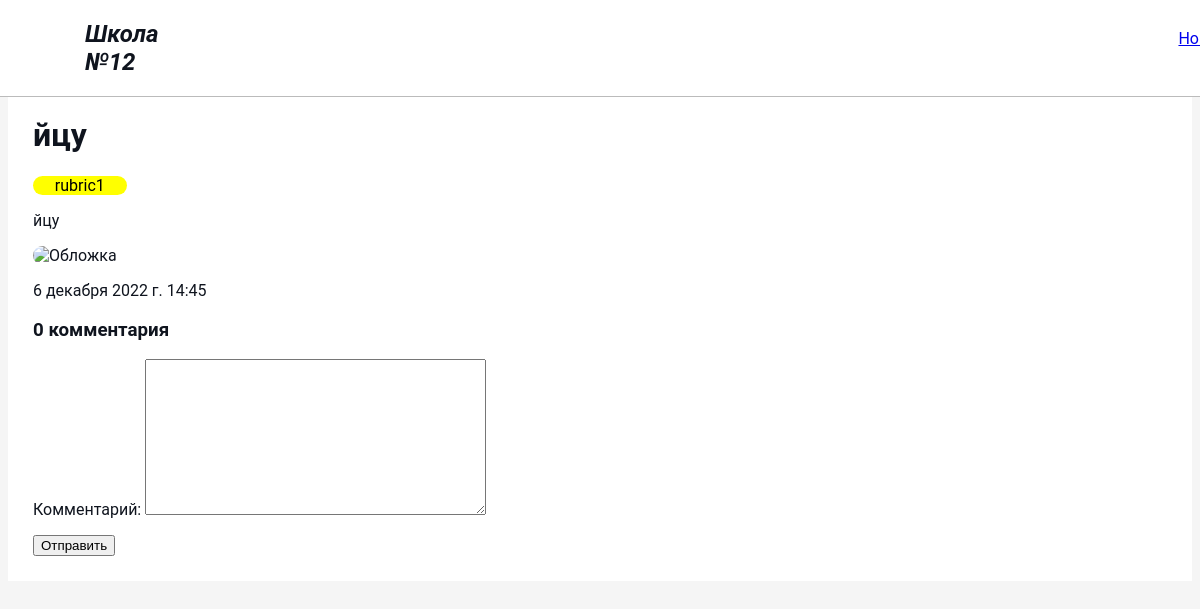
The page /news/5 on the database as committed earlier.
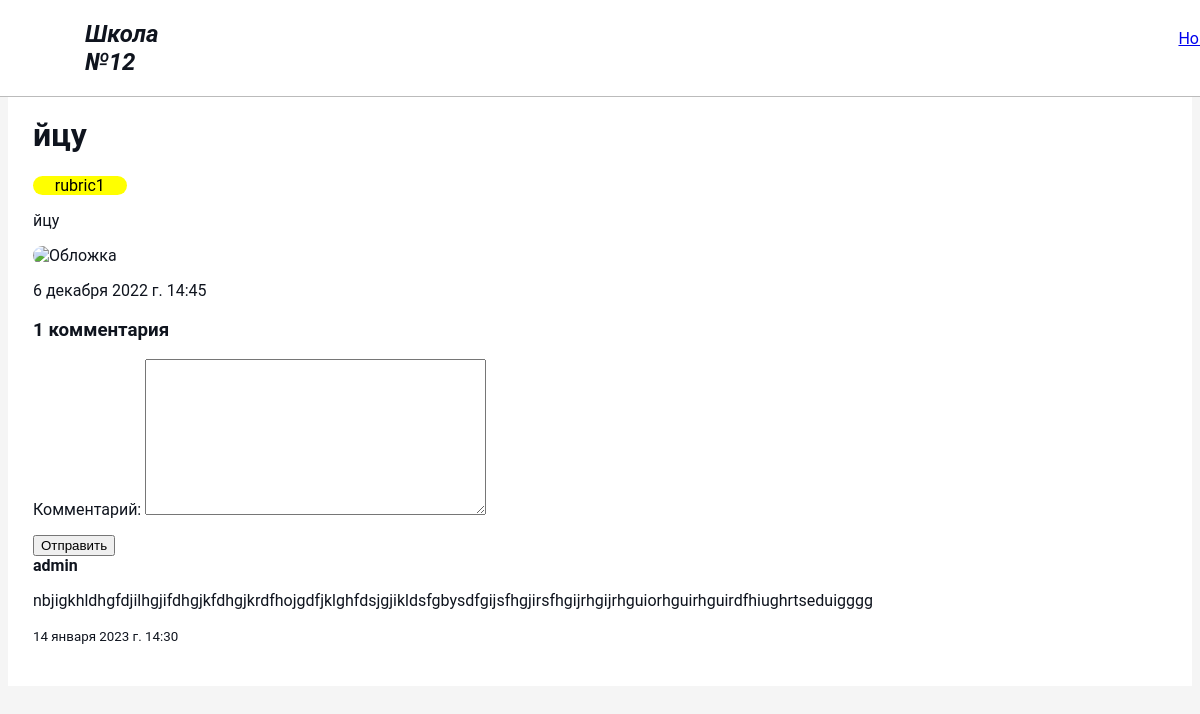
The same page on the database as committed later.
### app_news/models.py (models this page shows, shortened)
class Product(models.Model):
    title=models.CharField(max_length=35, verbose_name='Заголовок')
    content=models.TextField(null=True, blank=True, verbose_name='содержание')#null=True и blank=True делаю поле необязательным к заполнению
    published=models.DateTimeField(auto_now_add=True, db_index=True, verbose_name='Опубликовано')#при выводе объявлений мы будем сортировать их по убыванию даты публикации,и индекс здесь очень пригодится.
    img=models.ImageField(upload_to='images', null=True, blank=True, verbose_name='Картика')
    slug = models.SlugField(max_length=200, null=True, blank=True, db_index=True)
    rubric=models.ForeignKey('Rubric', null=True, on_delete=models.PROTECT, verbose_name='Рубрика')
    class Meta:#отображение в панели администратора
        verbose_name_plural='Новости'
        verbose_name='Новость'
        ordering = ['-published']#сортировка по убыванию публикаций
    def __str__(self):# Строка для представления объекта Model.
        return self.title

class Rubric(models.Model):
    name = models.CharField(max_length=20)
    def __str__(self):
        return self.name
    class Meta:
        verbose_name_plural='Рубрики'
        verbose_name='Рубрика'
        ordering=['name']#сортировка по имени

class Comment(models.Model):
    user = models.ForeignKey(
        settings.AUTH_USER_MODEL,
        verbose_name="Пользователь",
        on_delete=models.CASCADE)
    reply = models.ForeignKey('self',related_name="replies", on_delete = models.CASCADE , blank= True ,null=True, verbose_name='ответ')
    product = models.ForeignKey(Product, related_name='comments', on_delete=models.CASCADE, verbose_name='новость')
    body = models.TextField(max_length=120, verbose_name='комментарий')
    created = models.DateTimeField(auto_now_add=True, verbose_name='дата создания')
    updated = models.DateTimeField(auto_now_add=True)
    active = models.BooleanField(default=True)
    class Meta:
        verbose_name_plural='Комментарий'
        verbose_name = 'комментарий'
        ordering = ('created',)

### users/models.py (models this page shows)
class MyUser(AbstractUser):
    pass

### app_news/views.py (the view, shortened to what this page needs)
# urls.py: path('<pk>', views.ProductDetailView.as_view(), name='detail_product'),
class ProductDetailView(FormMixin, generic.DetailView):
    model = models.Product
    form_class = CommentForm

### app_news/forms.py
class CommentForm(forms.ModelForm):
    class Meta:
        model = Comment
        fields = ('body',)

### app_news/templates/app_news/product_detail.html (shortened to what this page needs)
{% extends 'layout/basic.html' %}
{% block content %}
<div class="info">
  <h1>{{product}}</h1>
  <p class="rubric"><a href="">{{product.rubric}}</p></a>
  <p>{{ product.content }}</p>
  <img src="{{ product.img }}" alt="Обложка">
  <p>{{ product.published }}</p>
  <h3>{{ product.comments.count }} комментария</h3>
  <form method="POST">
    {{form.as_p}}
      <span><button name="comment" type="submit">Отправить</button></span>
  </form>
    {% if product.comments %}
      {% for comment in product.comments.all %}
        <strong>{{ comment.user }}</strong>
        <p >{{ comment.body }}</p>
        <p ><small>{{ comment.created }}</small></p>
      {% endfor %}
  {% endif %}
</div>
{% endblock %}

Rows that differ between the two databases and show on the page:
computed for Product "йцу": comments.count "0" → "1"
added Comment: user "admin", body "nbjigkhldhgfdjilhgjifdhgjkfdhgjkrdfhojgdfjklghfdsjgjikldsfgbysdfgijsfhgjirsfhgijrhgijrhguiorhguirhguirdfhiughrtseduigggg", created "14 января 2023 г. 14:30"
